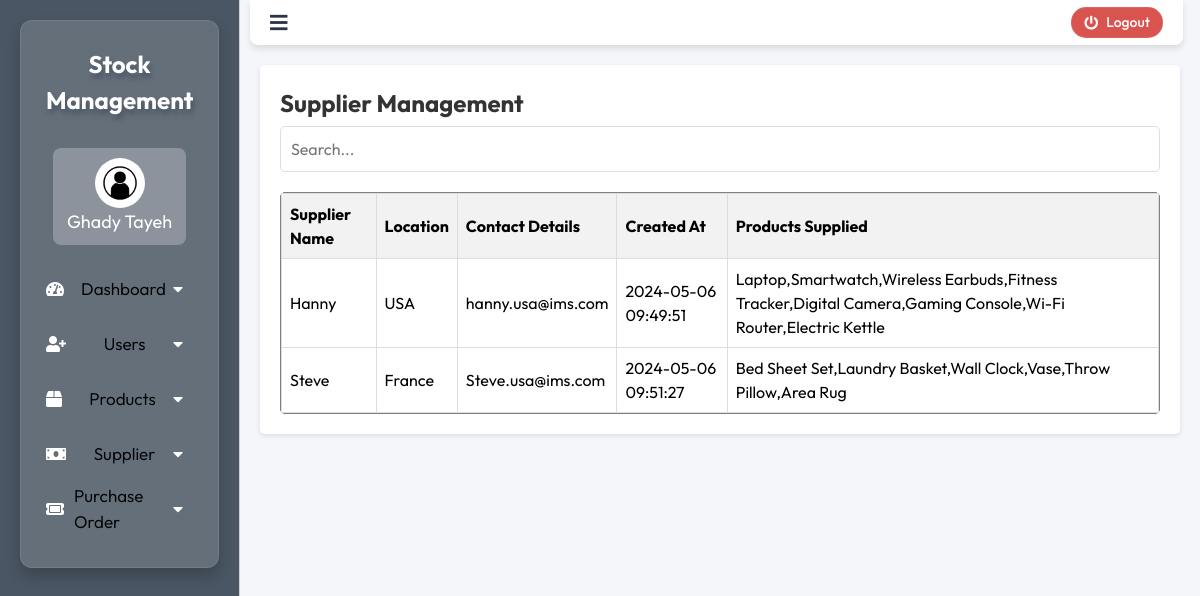
The app's page /supplier.php (signed in) with its own data.
### tables this page shows
CREATE TABLE `users` (
  `id` int(11) NOT NULL,
  `first_name` varchar(50) DEFAULT NULL,
  `last_name` varchar(50) DEFAULT NULL,
  `email` varchar(100) DEFAULT NULL,
  `password` varchar(255) DEFAULT NULL,
  `role` text DEFAULT 'user',
  `created_at` timestamp NOT NULL DEFAULT current_timestamp(),
  `updated_at` timestamp NOT NULL DEFAULT current_timestamp() ON UPDATE current_timestamp()
);

CREATE TABLE `suppliers` (
  `id` int(11) NOT NULL,
  `supplier_name` varchar(100) DEFAULT NULL,
  `supplier_location` varchar(255) DEFAULT NULL,
  `contact_details` varchar(100) DEFAULT NULL,
  `created_by` int(11) DEFAULT NULL,
  `created_at` timestamp NOT NULL DEFAULT current_timestamp()
);

### supplier.php (the view, shortened to what this page needs)
<?php
include('database/connection.php');
$searchQuery = isset($_GET['search']) ? $_GET['search'] : '';
$query = "SELECT suppliers.*,
       GROUP_CONCAT(products.name) AS products_supplied
FROM suppliers
LEFT JOIN supplier_products
    ON suppliers.id = supplier_products.supplier_id
LEFT JOIN products
    ON supplier_products.product_id = products.id";
$query .= " GROUP BY suppliers.id;";
$stmt = $conn->prepare($query);
$stmt->execute();
$suppliers = $stmt->fetchAll(PDO::FETCH_ASSOC);
?>
<!DOCTYPE html>
<html lang="en">
<head>
    <link rel="stylesheet" type="text/css" href="css/supplier.css">
</head>
<body>
    <div id="dashboardMainContainer">
        <?php include('partials/app-sidebar.php') ?>
        <div class="dashboard_content_container" id="dashboard_content_container">
            <?php include('partials/app-topnav.php') ?>
            <div class="dashboard_content">
                <div class="dashboard_content_main">
                    <h2>Supplier Management</h2>
                    <form method="GET">
                        <input type="text" name="search" id="searchInput" placeholder="Search..." value="<?= htmlspecialchars($searchQuery) ?>">
                    </form>
                    <div class="supplier-list">
                        <div style="background-color: black; border:1px solid grey;border-radius:5px;">
    <table id="supplierTable" style="margin-bottom:0;">
        <thead>
            <tr>
                <th>Supplier Name</th>
                <th>Location</th>
                <th>Contact Details</th>
                <th>Created At</th>
                <th>Products Supplied</th>
            </tr>
        </thead>
        <tbody style="background-color: white;">
            <?php
            if (isset($suppliers) && count($suppliers) > 0) {
                foreach ($suppliers as $supplier) {
                    echo "<tr class='supplierRow'>";
                    echo "<td>" . $supplier['supplier_name'] . "</td>";
                    echo "<td>" . $supplier['supplier_location'] . "</td>";
                    echo "<td>" . $supplier['contact_details'] . "</td>";
                    echo "<td>" . $supplier['created_at'] . "</td>";
                    echo "<td>" . $supplier['products_supplied'] . "</td>";
                    echo "</tr>";
                }
            } else {
                echo "<tr><td colspan='5'>No suppliers found</td></tr>";
            }
            ?>
        </tbody>
    </table>
                        </div>
</div>

### partials/app-sidebar.php (shortened to what this page needs)
<?php
$host = 'localhost';
$dbname = 'inventory';
$username = 'root';
$password = '';
try {
    $pdo = new PDO("mysql:host=$host;dbname=$dbname", $username, $password);
    $pdo->setAttribute(PDO::ATTR_ERRMODE, PDO::ERRMODE_EXCEPTION);
} catch (PDOException $e) {
    die("Connection failed: " . $e->getMessage());
}
$currentUser = $_SESSION['user'];
$query = "SELECT id, first_name, last_name, email,created_at,updated_at FROM users";
$stmt = $pdo->prepare($query);
$stmt->execute();
$users = $stmt->fetchAll(PDO::FETCH_ASSOC);
?>
<!DOCTYPE html>
<html lang="en">
<head>
    <link rel="stylesheet" href="https://cdnjs.cloudflare.com/ajax/libs/font-awesome/5.15.4/css/all.min.css">
</head>
<body>
<div class="dashboard_sidebar" id="dashboard_sidebar" style="background-color:#4a5663;border-right:1px solid #D1D1D1">
    <div class="glass-effect">
        <h3 class="dashboard_logo" id="dashboard_logo" style="text-shadow: 2px 5px 5px #4a5663;">Stock Management</h3>
        <div class="dashboard_sidebar_user" onclick="showUserList();">
            <img src="images/user/profile.jpg" alt="" id="userImage">
            <span id="userName"><?= $currentUser['first_name'] . ' ' . $currentUser['last_name'] ?></span>
        </div>
        <div class="dashboard_sidebar_menus">
            <ul class="dashboard_menu_lists">
                <li>
                    <div class="submenu-toggle">
                        <i class="fas fa-tachometer-alt"></i>
                        <span class="menuText">Dashboard</span>
                        <i class="fas fa-caret-down"></i>
                    </div>
                </li>
                <?php if ($currentUser['role'] === 'admin'): ?>
                <li>
                    <div class="submenu-toggle">
                        <i class="fas fa-user-plus"></i>
                        <span class="menuText">Users</span>
                        <i class="fas fa-caret-down"></i>
                    </div>
                </li>
                <?php endif; ?>
                <li>
                    <div class="submenu-toggle">
                        <i class="fas fa-box"></i>
                        <span class="menuText">Products</span>
                        <i class="fas fa-caret-down"></i>
                    </div>
                </li>
                <li>
                    <div class="submenu-toggle">
                        <i class="fas fa-money-bill"></i>
                        <span class="menuText">Supplier</span>
                        <i class="fas fa-caret-down"></i>
                    </div>
                </li>
                <li>
                    <div class="submenu-toggle">
                        <i class="fas fa-ticket"></i>
                        <span class="menuText">Purchase Order</span>
                        <i class="fas fa-caret-down"></i>
                    </div>
                </li>
            </ul>
        </div>
    </div>
</div>
</body>
</html>

### css/supplier.css (style rules this page uses)
*,*::before,*::after { box-sizing:border-box }
body,h1,h2,h3,h4,p,figure,blockquote,dl,dd { margin:0 }
body { min-height:100vh;text-rendering:optimizeSpeed;line-height:1.5 }
img,picture { max-width:100%;display:block }
input,button,textarea,select { font:inherit }
.dashboard_logo { font-size: 24px; margin-bottom: 20px; text-align: center; font-weight: bold; padding: 10px; }
.dashboard_menu_lists li { padding: 10px; }
* { font-family: Arial; }
#dashboardMainContainer { display: flex; flex-direction: row; }
div.dashboard_sidebar { width: 20%; background: #323232; height: 100vh; }
div.dashboard_content_container { width: 80%; background: #f4f6f9; height: 100vh; overflow: hidden; }
.dashboard_content { flex-grow: 1; padding: 20px; overflow-y: auto; }
.dashboard_content_container { display: flex; flex-direction: column; height: 100vh; }
.dashboard_content { flex-grow: 1; overflow-y: auto; padding: 20px; }
.dashboard_content_main { background-color: #fff; padding: 20px; border-radius: 8px; box-shadow: 0 0 10px rgba(0, 0, 0, 0.1); }
h2 { color: #333; }
form { margin-bottom: 20px; }
input[type="text"], select { padding: 10px; border-radius: 5px; border: 1px solid #ccc; margin-right: 10px; width: 200px; }
input[type="text"], input[type="number"], select, textarea { width: 100%; padding: 10px; border-radius: 5px; border: 1px solid #ccc; margin-top: 5px; }
.dashboard_content_main { background-color: #fff; padding: 20px; border-radius: 5px; box-shadow: 0 2px 5px rgba(0, 0, 0, 0.1); }
h2 { margin-top: 0; font-size: 24px; }
table { width: 100%; border-collapse: collapse; margin-bottom: 20px; }
th, td { border: 1px solid #ddd; padding: 8px; text-align: left; background-color: white; }
th { background-color: #f2f2f2; }
* { font-family: 'Outfit', sans-serif }
#searchInput { transition: 0.3s all ease-in-out; border:1.5px solid rgb(222, 222, 222); }

### partials/app-sidebar.php (style rules this page uses)
.dashboard_sidebar { background-color: blue; color: #fff; padding: 20px; width: 250px; overflow: scroll; }
.dashboard_logo { font-size: 24px; margin-bottom: 20px; text-align: center; }
.dashboard_sidebar_user { margin-bottom: 20px; display: flex; align-items: center; padding: 10px; background-color: rgba(255, 255, 255, 0.25); width: 80%; margin: auto; border-radius: 8px; flex-direction: column; }
.dashboard_sidebar_user img { width: 50px; height: 50px; border-radius: 50%; }
.dashboard_sidebar_user span { font-size: 18px; }
.dashboard_menu_lists { list-style: none; padding: 0; }
.menuText { margin-left: 20px; color:black; font-size: 17px; margin-left: 0; font-weight: 350; }
.submenu-toggle { display: flex; align-items: center; justify-content: space-between; cursor: pointer; height: 35px; }
.submenu-toggle i { margin-right: 10px; }
.dashboard_sidebar_user #userName { display: block; font-weight: 400; }
.glass-effect { position: relative; background-color: rgba(255, 255, 255, 0.15); border-radius: 12px; padding: 15px; backdrop-filter: blur(20px); box-shadow: 0 8px 15px rgba(0, 0, 0, 0.2); border: 1px solid rgba(255, 255, 255, 0.1); color: #fff; transition: all 0.3s ease-in-out; }

### records on screen
users: first_name "Ghady", last_name "Tayeh"
suppliers: supplier_name "Hanny", supplier_location "USA", contact_details "hanny.usa@ims.com", created_at "2024-05-06 09:49:51", products_supplied "Laptop,Smartwatch,Wireless Earbuds,Fitness Tracker,Digital Camera,Gaming Console,Wi-Fi Router,Electric Kettle"
suppliers: supplier_name "Steve", supplier_location "France", contact_details "Steve.usa@ims.com", created_at "2024-05-06 09:51:27", products_supplied "Bed Sheet Set,Laundry Basket,Wall Clock,Vase,Throw Pillow,Area Rug"
